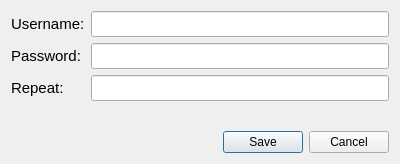
<?xml version="1.0" encoding="UTF-8"?>
<ui version="4.0">
 <class>Dialog</class>
 <widget class="QDialog" name="Dialog">
  <property name="windowModality">
   <enum>Qt::ApplicationModal</enum>
  </property>
  <property name="geometry">
   <rect>
    <x>0</x>
    <y>0</y>
    <width>400</width>
    <height>164</height>
   </rect>
  </property>
  <property name="cursor">
   <cursorShape>ArrowCursor</cursorShape>
  </property>
  <property name="windowTitle">
   <string>Dialog</string>
  </property>
  <layout class="QVBoxLayout" name="verticalLayout">
   <item>
    <layout class="QFormLayout" name="formLayout">
     <item row="0" column="0">
      <widget class="QLabel" name="label">
       <property name="font">
        <font>
         <pointsize>11</pointsize>
        </font>
       </property>
       <property name="text">
        <string>Username:</string>
       </property>
      </widget>
     </item>
     <item row="0" column="1">
      <widget class="QLineEdit" name="lineEdit">
       <property name="font">
        <font>
         <pointsize>11</pointsize>
        </font>
       </property>
      </widget>
     </item>
     <item row="1" column="0">
      <widget class="QLabel" name="label_2">
       <property name="font">
        <font>
         <pointsize>11</pointsize>
        </font>
       </property>
       <property name="text">
        <string>Password:</string>
       </property>
      </widget>
     </item>
     <item row="1" column="1">
      <widget class="QLineEdit" name="lineEdit_2">
       <property name="font">
        <font>
         <pointsize>11</pointsize>
        </font>
       </property>
      </widget>
     </item>
     <item row="2" column="0">
      <widget class="QLabel" name="label_3">
       <property name="font">
        <font>
         <pointsize>11</pointsize>
        </font>
       </property>
       <property name="text">
        <string>Repeat:</string>
       </property>
      </widget>
     </item>
     <item row="2" column="1">
      <widget class="QLineEdit" name="lineEdit_3">
       <property name="font">
        <font>
         <pointsize>11</pointsize>
        </font>
       </property>
      </widget>
     </item>
    </layout>
   </item>
   <item>
    <widget class="QDialogButtonBox" name="buttonBox">
     <property name="orientation">
      <enum>Qt::Horizontal</enum>
     </property>
     <property name="standardButtons">
      <set>QDialogButtonBox::Cancel|QDialogButtonBox::Save</set>
     </property>
    </widget>
   </item>
  </layout>
 </widget>
 <tabstops>
  <tabstop>lineEdit</tabstop>
  <tabstop>lineEdit_2</tabstop>
  <tabstop>lineEdit_3</tabstop>
 </tabstops>
 <resources/>
 <connections>
  <connection>
   <sender>buttonBox</sender>
   <signal>accepted()</signal>
   <receiver>Dialog</receiver>
   <slot>accept()</slot>
   <hints>
    <hint type="sourcelabel">
     <x>229</x>
     <y>139</y>
    </hint>
    <hint type="destinationlabel">
     <x>157</x>
     <y>163</y>
    </hint>
   </hints>
  </connection>
  <connection>
   <sender>buttonBox</sender>
   <signal>rejected()</signal>
   <receiver>Dialog</receiver>
   <slot>reject()</slot>
   <hints>
    <hint type="sourcelabel">
     <x>297</x>
     <y>145</y>
    </hint>
    <hint type="destinationlabel">
     <x>286</x>
     <y>163</y>
    </hint>
   </hints>
  </connection>
 </connections>
</ui>
